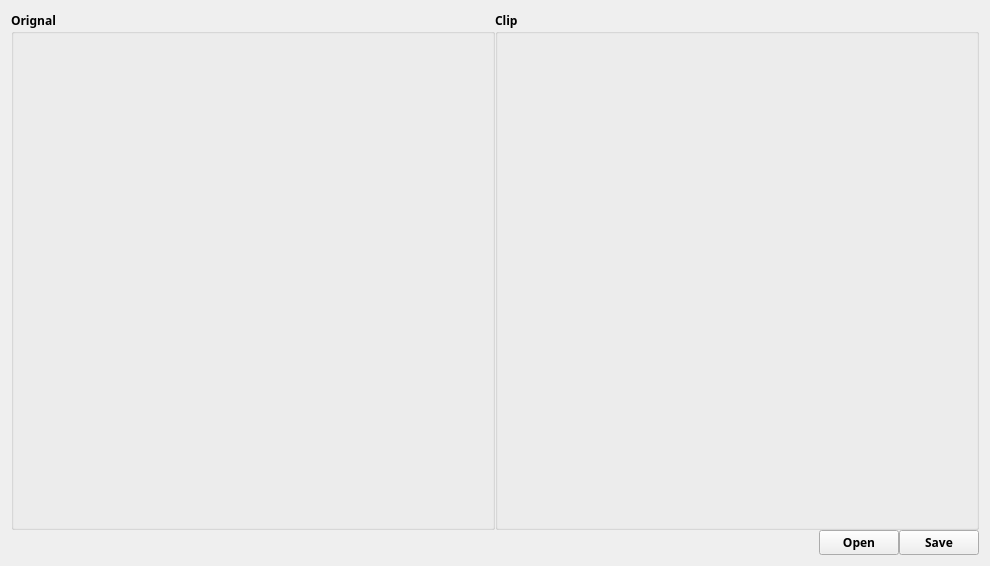
<?xml version="1.0" encoding="UTF-8"?>
<ui version="4.0">
 <class>Widget</class>
 <widget class="QWidget" name="Widget">
  <property name="geometry">
   <rect>
    <x>0</x>
    <y>0</y>
    <width>990</width>
    <height>566</height>
   </rect>
  </property>
  <property name="font">
   <font>
    <family>黑体</family>
    <weight>75</weight>
    <bold>true</bold>
   </font>
  </property>
  <property name="windowTitle">
   <string>Picture Clip</string>
  </property>
  <layout class="QGridLayout" name="gridLayout_2">
   <item row="0" column="0">
    <layout class="QVBoxLayout" name="verticalLayout">
     <property name="spacing">
      <number>0</number>
     </property>
     <item>
      <layout class="QHBoxLayout" name="horizontalLayout_2">
       <property name="spacing">
        <number>0</number>
       </property>
       <item>
        <widget class="QGroupBox" name="groupBox">
         <property name="sizePolicy">
          <sizepolicy hsizetype="Expanding" vsizetype="Expanding">
           <horstretch>0</horstretch>
           <verstretch>0</verstretch>
          </sizepolicy>
         </property>
         <property name="title">
          <string>Orignal</string>
         </property>
         <layout class="QGridLayout" name="gridLayout">
          <property name="leftMargin">
           <number>0</number>
          </property>
          <property name="topMargin">
           <number>0</number>
          </property>
          <property name="rightMargin">
           <number>0</number>
          </property>
          <property name="bottomMargin">
           <number>0</number>
          </property>
          <property name="spacing">
           <number>6</number>
          </property>
          <item row="0" column="0">
           <widget class="QLabel" name="label">
            <property name="text">
             <string/>
            </property>
           </widget>
          </item>
         </layout>
        </widget>
       </item>
       <item>
        <widget class="QGroupBox" name="groupBox_2">
         <property name="title">
          <string>Clip</string>
         </property>
         <layout class="QGridLayout" name="gridLayout_3">
          <property name="leftMargin">
           <number>0</number>
          </property>
          <property name="topMargin">
           <number>0</number>
          </property>
          <property name="rightMargin">
           <number>0</number>
          </property>
          <property name="bottomMargin">
           <number>0</number>
          </property>
          <property name="spacing">
           <number>6</number>
          </property>
          <item row="0" column="2">
           <spacer name="horizontalSpacer_2">
            <property name="orientation">
             <enum>Qt::Horizontal</enum>
            </property>
            <property name="sizeType">
             <enum>QSizePolicy::Preferred</enum>
            </property>
            <property name="sizeHint" stdset="0">
             <size>
              <width>40</width>
              <height>20</height>
             </size>
            </property>
           </spacer>
          </item>
          <item row="1" column="1">
           <spacer name="verticalSpacer">
            <property name="orientation">
             <enum>Qt::Vertical</enum>
            </property>
            <property name="sizeType">
             <enum>QSizePolicy::Preferred</enum>
            </property>
            <property name="sizeHint" stdset="0">
             <size>
              <width>20</width>
              <height>40</height>
             </size>
            </property>
           </spacer>
          </item>
          <item row="0" column="1">
           <widget class="QLabel" name="label_clip">
            <property name="sizePolicy">
             <sizepolicy hsizetype="Expanding" vsizetype="Expanding">
              <horstretch>0</horstretch>
              <verstretch>0</verstretch>
             </sizepolicy>
            </property>
            <property name="styleSheet">
             <string notr="true"/>
            </property>
            <property name="text">
             <string/>
            </property>
           </widget>
          </item>
          <item row="0" column="0">
           <spacer name="horizontalSpacer_3">
            <property name="orientation">
             <enum>Qt::Horizontal</enum>
            </property>
            <property name="sizeType">
             <enum>QSizePolicy::Preferred</enum>
            </property>
            <property name="sizeHint" stdset="0">
             <size>
              <width>40</width>
              <height>20</height>
             </size>
            </property>
           </spacer>
          </item>
         </layout>
        </widget>
       </item>
      </layout>
     </item>
     <item>
      <layout class="QHBoxLayout" name="horizontalLayout">
       <property name="spacing">
        <number>0</number>
       </property>
       <item>
        <widget class="QLabel" name="label_pic_name">
         <property name="minimumSize">
          <size>
           <width>100</width>
           <height>0</height>
          </size>
         </property>
         <property name="text">
          <string/>
         </property>
        </widget>
       </item>
       <item>
        <spacer name="horizontalSpacer">
         <property name="orientation">
          <enum>Qt::Horizontal</enum>
         </property>
         <property name="sizeHint" stdset="0">
          <size>
           <width>40</width>
           <height>20</height>
          </size>
         </property>
        </spacer>
       </item>
       <item>
        <widget class="QPushButton" name="OpenBtn">
         <property name="text">
          <string>Open</string>
         </property>
        </widget>
       </item>
       <item>
        <widget class="QPushButton" name="SaveBtn">
         <property name="text">
          <string>Save</string>
         </property>
        </widget>
       </item>
      </layout>
     </item>
    </layout>
   </item>
  </layout>
 </widget>
 <resources/>
 <connections/>
</ui>
